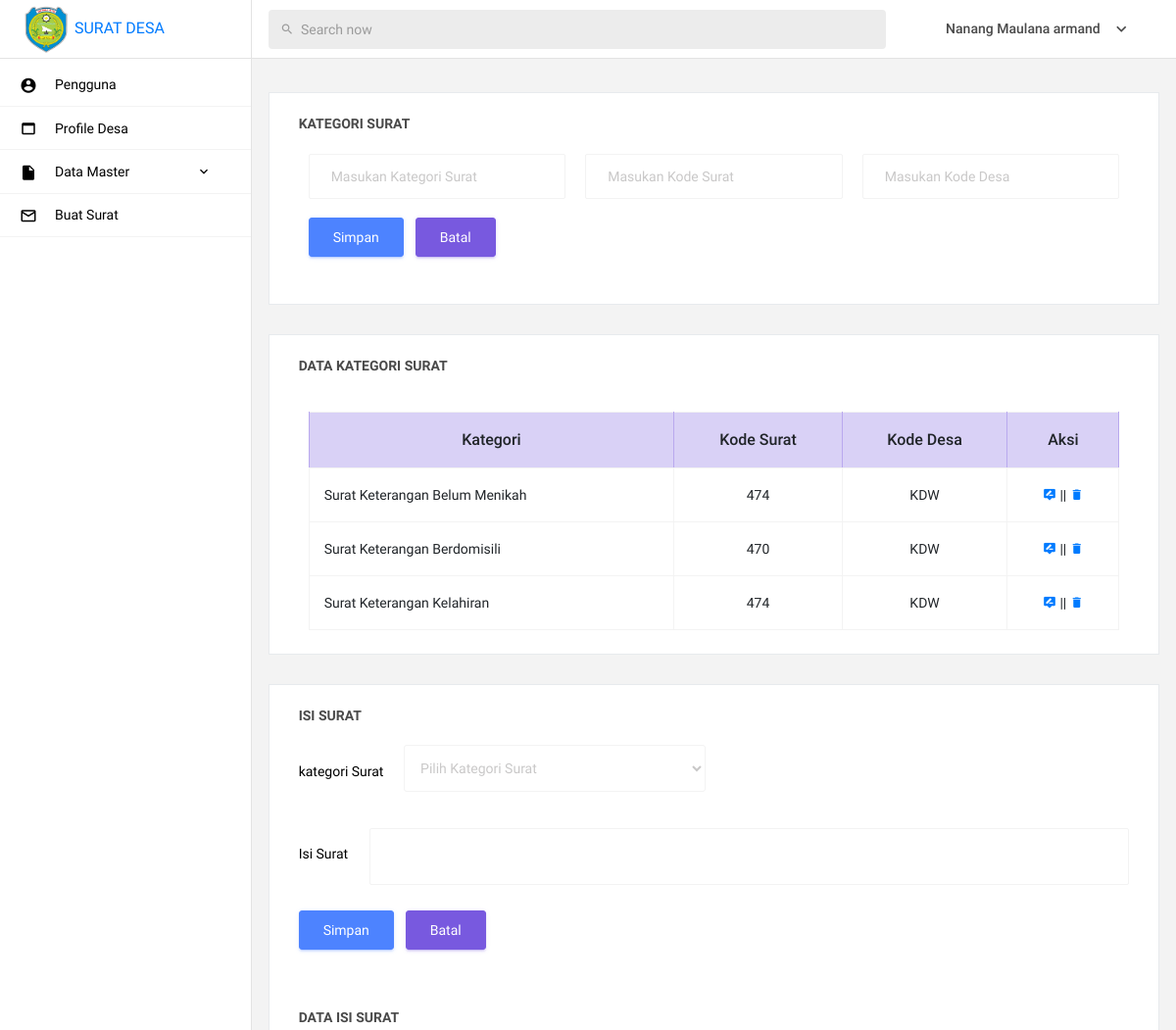
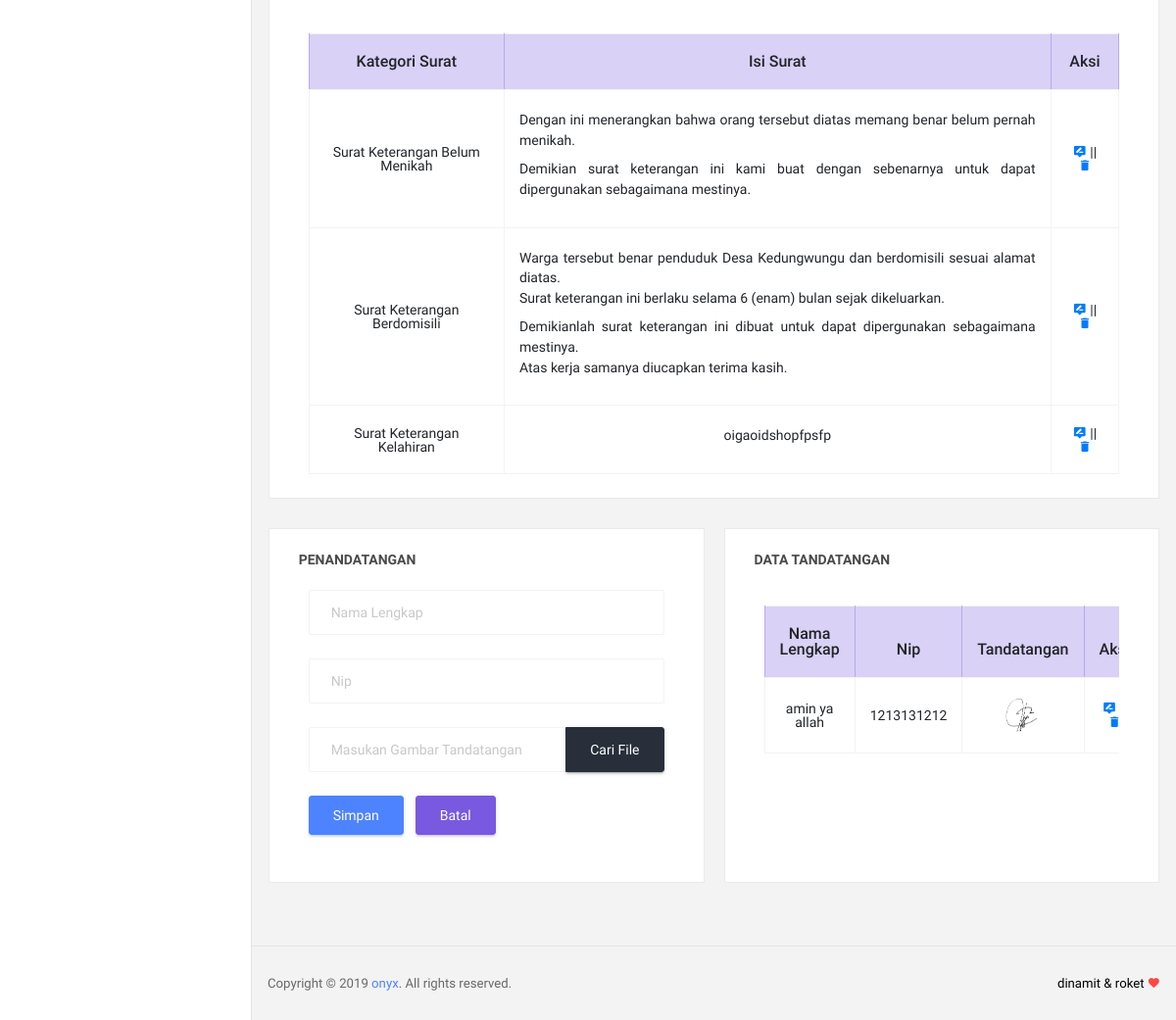
Page /home.php?page=surat-data (signed in) on the committed database (2 pictures, top to bottom).
### tables this page shows
CREATE TABLE `tb_desa` (
  `id_desa` int(11) NOT NULL AUTO_INCREMENT,
  `logo` varchar(255) DEFAULT NULL,
  `nama_desa` varchar(100) DEFAULT NULL,
  `nama_kecamatan` varchar(100) DEFAULT NULL,
  `nama_kabupaten` varchar(100) DEFAULT NULL,
  `alamat_desa` text,
  `keterangan_lain` varchar(100) DEFAULT NULL,
  PRIMARY KEY (`id_desa`)
);

CREATE TABLE `tb_pengguna` (
  `id` int(11) NOT NULL AUTO_INCREMENT,
  `username` varchar(30) NOT NULL,
  `password` varchar(50) NOT NULL,
  `nama` varchar(32) NOT NULL,
  `level` varchar(10) NOT NULL,
  `foto` varchar(120) NOT NULL,
  PRIMARY KEY (`id`)
);

CREATE TABLE `tb_kategori_surat` (
  `id_kategori_surat` int(11) NOT NULL AUTO_INCREMENT,
  `nama_kategori` varchar(50) NOT NULL,
  `kode_surat` varchar(50) DEFAULT NULL,
  `kode_desa` varchar(50) DEFAULT NULL,
  PRIMARY KEY (`id_kategori_surat`,`nama_kategori`)
);

CREATE TABLE `tb_isi_surat` (
  `id_isi_surat` int(11) NOT NULL,
  `id_kategori_surat` int(11) NOT NULL,
  `isi_surat` text,
  PRIMARY KEY (`id_kategori_surat`)
);

CREATE TABLE `tb_tandatangan` (
  `id_tandatangan` int(11) NOT NULL AUTO_INCREMENT,
  `nama_penandatangan` varchar(100) DEFAULT NULL,
  `nip_penandatangan` varchar(100) DEFAULT NULL,
  `isi_tandatangan` varchar(255) DEFAULT NULL,
  PRIMARY KEY (`id_tandatangan`)
);

### form/content/surat-data.php (the view, shortened to what this page needs)
<div class="main-panel">
  <div class="content-wrapper">
    <div class="row">
      <div class="col-12 grid-margin stretch-card">
        <div class="card">
          <div class="card-body">
            <h4 class="card-title">Kategori Surat</h4>
            <form action="form/include/kategori.php?actionsatu=kategorisatu" method="POST" class="form-horizontal">
              <div class="col-md-12">
                <div class="row">
                  <div class="col-md-4">
                    <input type="text" name="kategorisatu" class="form-control kategorisatu" placeholder="Masukan Kategori Surat">
                  </div>
                  <div class="col-md-4">
                    <input type="text" name="kode_surat" class="form-control kode_surat" placeholder="Masukan Kode Surat">
                  </div>
                  <div class="col-md-4">
                    <input type="text" name="kode_desa" class="form-control kode_desa" placeholder="Masukan Kode Desa">
                  </div>
                </div>
              </div>
              <br>
              <div class="col-md-12">
                <div class="form-group">
                  <input name="submitsatu" type="submit" class="btn btn-primary mr-2 actionsatu" value="Simpan">
                  <input type="reset" value="Batal" class="btn btn-info resetsatu" onclick="batalsatu()" />
                </div>
              </div>
            </form>
          </div>
        </div>
      </div>
      <div class="col-12 grid-margin stretch-card">
        <div class="card">
          <div class="card-body">
            <h4 class="card-title">Data Kategori Surat</h4>
            <div class="col-md-12">
              <div class="table-responsive pt-3">
                <table class="table table-bordered">
                  <thead>
                    <tr class="table-info">
                      <th style="text-align: center;">Kategori</th>
                      <th style="text-align: center;">Kode Surat</th>
                      <th style="text-align: center;">Kode Desa</th>
                      <th style="text-align: center;">Aksi</th>
                    </tr>
                  </thead>
                  <tbody>
                    <?php
                    $ktsu= mysql_query ('
                      SELECT
                        *
                      FROM
                        tb_kategori_surat
                      ') ;
                    while ($kategori = mysql_fetch_array ($ktsu)){ ?>
                      <tr>
                        <td style="text-align: justify;"><?=$kategori['nama_kategori']?></td>
                        <td style="text-align: center;"><?=$kategori['kode_surat']?></td>
                        <td style="text-align: center;"><?=$kategori['kode_desa']?></td>
                        <td style="text-align: center;">
                          <a href="javascript:;" onclick="editsatu('<?=$kategori['id_kategori_surat']?>','<?=$kategori['nama_kategori']?>','<?=$kategori['kode_surat']?>','<?=$kategori['kode_desa']?>');">
                            <i class="mdi mdi-tooltip-edit btn-icon-prepend">
                            </i>
                          </a>
                          ||
                          <a href="javascript:;">
                            <i class="mdi mdi-delete btn-icon-prepend" onclick="delsatu('<?=$kategori['id_kategori_surat']?>');">
                            </i>
                          </a>
                        </td>
                      </tr>
                    <?php } ?>
                  </tbody>
                </table>
              </div>
            </div>
          </div>
        </div>
      </div>
      <div class="col-12 grid-margin stretch-card">
        <div class="card">
          <div class="card-body">
            <h4 class="card-title">Isi Surat</h4>
            <form action="form/include/isi_surat.php?actiontiga=isisurat" method="POST" enctype="multipart/form-data">
              <div class="row">
                <div class="col-md-6">
                  <div class="form-group row">
                    <label class="col-sm-3 col-form-label">kategori Surat</label>
                    <div class="col-sm-9">
                      <select name="kategoritiga" class="form-control kategoritiga">
                        <option>Pilih Kategori Surat</option>
                    </select>
                    </div>
                  </div>
                </div>
              </div>
              <div class="row">
                <div class="col-md-12">
                  <div class="form-group row">
                    <label class="col-sm-1 col-form-label">Isi Surat</label>
                    <div class="col-sm-11">
                      <textarea type="text" id="isi_surat" name="isi_surat" class="form-control isi_surat"></textarea>
                    </div>
                  </div>
                </div>
              </div>
              <div class="form-group">
                <input name="submittiga" type="submit" class="btn btn-primary mr-2 actiontiga" value="Simpan">
                <input type="reset" value="Batal" class="btn btn-info resettiga" onclick="bataltiga()" />
              </div>
            </form>
            <br>
            <br>
            <h4 class="card-title">Data Isi Surat</h4>
            <div class="col-md-12">
              <div class="table-responsive pt-3">
                <table class="table table-bordered">
                  <thead>
                    <tr class="table-info">
                      <th style="text-align: center;">Kategori Surat</th>
                      <th style="text-align: center;">Isi Surat</th>
                      <th style="text-align: center;">Aksi</th>
                    </tr>
                  </thead>
                  <tbody>
                    <?php
                    $isisurat= mysql_query ('
                      SELECT
                        isi.id_isi_surat,
                        isi.id_kategori_surat,
                        isi.isi_surat,
                        ks.nama_kategori
                      FROM
                        tb_isi_surat isi,
                        tb_kategori_surat ks
                      WHERE
                        isi.id_kategori_surat = ks.id_kategori_surat
                      ') ;
                    while ($issu = mysql_fetch_array ($isisurat)){ ?>
                      <tr>
                        <td style="text-align: center;"><?=$issu['nama_kategori']?></td>
                        <td style="text-align: center;"><?=$issu['isi_surat']?></td>
                        <td style="text-align: center;">
                           <a href="javascript:;" onclick="edittiga(
                              '<?=$issu['id_isi_surat']?>'
                              );">
                            <i class="mdi mdi-tooltip-edit btn-icon-prepend">
                            </i>
                          </a>
                          ||
                          <a href="javascript:;">
                            <i class="mdi mdi-delete btn-icon-prepend" onclick="deltiga('<?=$issu['id_isi_surat']?>');">
                            </i>
                          </a>
                        </td>
                      </tr>
                    <?php } ?>
                  </tbody>
                </table>
              </div>
            </div>
          </div>
        </div>
      </div>
      <div class="col-6 grid-margin stretch-card">
        <div class="card">
          <div class="card-body">
            <h4 class="card-title">Penandatangan</h4>
            <form action="form/include/tandatangan.php?actionempat=tandatangan" method="POST" enctype="multipart/form-data">
              <div class="col-md-12">
                <div class="form-group">
                  <input type="text" name="nama_penandatangan" class="form-control nama_penandatangan" placeholder="Nama Lengkap">
                </div>
                <div class="form-group">
                  <input type="text" name="nip_penandatangan" class="form-control nip_penandatangan" placeholder="Nip">
                </div>
                <div class="form-group">
                  <div class="input-group col-xs-12">
                    <input type="text" class="form-control file-upload-info" disabled="" placeholder="Masukan Gambar Tandatangan">
                    <span class="input-group-append">
                      <button class="file-upload-browse btn btn-dark" type="button">Cari File</button>
                    </span>
                  </div>
                </div>
                <div class="form-group">
                  <input name="submitempat" type="submit" class="btn btn-primary mr-2 actionempat" value="Simpan">
                  <input type="reset" value="Batal" class="btn btn-info resetempat" onclick="bataldua()" />
                </div>
              </div>
            </form>
          </div>
        </div>
      </div>
      <div class="col-6 grid-margin stretch-card">
        <div class="card">
          <div class="card-body">
            <h4 class="card-title">Data Tandatangan</h4>
            <div class="col-md-12">
              <div class="table-responsive pt-3">
                <table class="table table-bordered">
                  <thead>
                    <tr class="table-info">
                      <th style="text-align: center;">Nama Lengkap</th>
                      <th style="text-align: center;">Nip</th>
                      <th style="text-align: center;">Tandatangan</th>
                      <th style="text-align: center;">Aksi</th>
                    </tr>
                  </thead>
                  <tbody>
                    <?php
                    $tandatangan= mysql_query ('
                      SELECT
                        *
                      FROM
                        tb_tandatangan
                      ') ;
                    while ($ttd = mysql_fetch_array ($tandatangan)){ ?>
                      <tr>
                        <td style="text-align: center;"><?=$ttd['nama_penandatangan']?></td>
                        <td style="text-align: center;"><?=$ttd['nip_penandatangan']?></td>
                        <td style="text-align: center;"><img src="assets/images/tandatangan/<?=$ttd['isi_tandatangan']?>" width="100" height="100" /></td>
                        <td style="text-align: center;">
                          <a href="javascript:;" onclick="editempat('<?=$ttd['id_tandatangan']?>','<?=$ttd['nama_penandatangan']?>','<?=$ttd['nip_penandatangan']?>','<?=$ttd['isi_tandatangan']?>');">
                            <i class="mdi mdi-tooltip-edit btn-icon-prepend">
                            </i>
                          </a>
                          <a href="javascript:;">
                            <i class="mdi mdi-delete btn-icon-prepend" onclick="delempat('<?=$ttd['id_tandatangan']?>');">
                            </i>
                          </a>
                        </td>
                      </tr>
                    <?php } ?>
                  </tbody>
                </table>
              </div>
            </div>
          </div>
        </div>
      </div>
    </div>
  </div>

### form/pages/header.php (shortened to what this page needs)
<!DOCTYPE html>
<html lang="en">
  <?php
   if(@$_SESSION['admin']) {
    $userlogin = @$_SESSION['admin'];
  } else {
   header("location: login.php");
 }
 $sql = mysql_query("SELECT * FROM tb_pengguna where id = '$userlogin'") or die(mysql_error());
 $data = mysql_fetch_array($sql);
 $logo =mysql_query("SELECT * FROM tb_desa");
 $log = mysql_fetch_array($logo);
 ?>
 <head>
  <link rel="stylesheet" href="assets/vendors/mdi/css/materialdesignicons.min.css">
  <link rel="stylesheet" href="assets/vendors/base/vendor.bundle.base.css">
  <link rel="stylesheet" href="assets/vendors/datatables.net-bs4/dataTables.bootstrap4.css">
  <link rel="stylesheet" href="assets/css/style.css">
  <link rel="stylesheet" href="https://ajax.googleapis.com/ajax/libs/jqueryui/1.12.1/themes/smoothness/jquery-ui.css">
  <link rel="stylesheet" href="https://cdnjs.cloudflare.com/ajax/libs/chosen/1.8.7/chosen.min.css">
</head>
<body>
  <div class="container-scroller">
    <nav class="navbar col-lg-12 col-12 p-0 fixed-top d-flex flex-row">
      <div class="navbar-brand-wrapper d-flex justify-content-center">
        <div class="navbar-brand-inner-wrapper d-flex justify-content-between align-items-center w-100">
          <a href="home.php?page=pengguna-data"><img src="assets/images/logo/<?=$log['logo']?>" alt="logo" width="50" height="50"/> SURAT DESA</a>
        </div>
      </div>
      <div class="navbar-menu-wrapper d-flex align-items-center justify-content-end">
        <ul class="navbar-nav mr-lg-4 w-100">
          <li class="nav-item nav-search d-none d-lg-block w-100">
            <div class="input-group">
              <div class="input-group-prepend">
                <span class="input-group-text" id="search">
                  <i class="mdi mdi-magnify"></i>
                </span>
              </div>
              <input type="text" class="form-control" placeholder="Search now" aria-label="search" aria-describedby="search">
            </div>
          </li>
        </ul>
        <ul class="navbar-nav navbar-nav-right">
          <li class="nav-item nav-profile dropdown">
            <a class="nav-link dropdown-toggle" href="#" data-toggle="dropdown" id="profileDropdown">
              <span class="nav-profile-name"><?php echo $data['nama']?></span>
            </a>
          </li>
        </ul>
      </div>
    </nav>

### rows in the picture
tb_desa: logo (picture)
tb_pengguna: nama "Nanang Maulana armand"
tb_kategori_surat: nama_kategori "Surat Keterangan Belum Menikah", kode_surat "474", kode_desa "KDW", id_kategori_surat.isi_surat "Dengan ini menerangkan bahwa orang tersebut diatas memang benar belum pernah menikah. Demikian surat keterangan ini kami buat dengan sebenarnya untuk dapat dipergunakan sebagaimana mestinya."
tb_kategori_surat: nama_kategori "Surat Keterangan Berdomisili", kode_surat "470", kode_desa "KDW", id_kategori_surat.isi_surat "Warga tersebut benar penduduk Desa Kedungwungu dan berdomisili sesuai alamat diatas. Surat keterangan ini berlaku selama 6 (enam) bulan sejak dikeluarkan. Demikianlah surat keterangan ini dibuat untuk dapat dipergunakan sebagaimana mestinya. Atas kerja samanya diucapkan terima kasih."
tb_kategori_surat: nama_kategori "Surat Keterangan Kelahiran", kode_surat "474", kode_desa "KDW", id_kategori_surat.isi_surat "oigaoidshopfpsfp"
tb_tandatangan: nama_penandatangan "amin ya allah", nip_penandatangan "1213131212", isi_tandatangan (picture)
